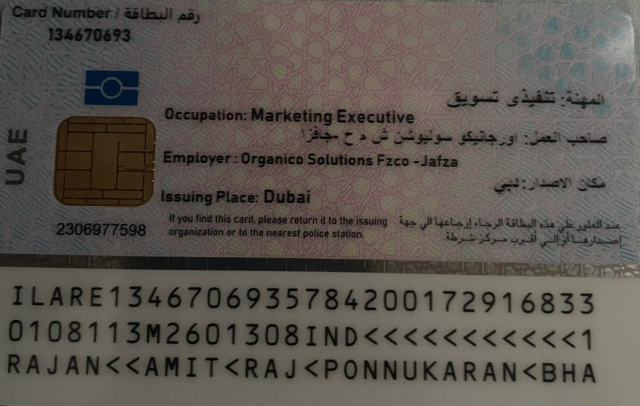
#> input picture temp_0fa99d2893be47de95d5c2b7ab452c12.jpg, 1280 x 811 px (shown at 1/2 size)
$ python -i extractor_service.py   (imports and definitions only)
#> lines starting #> are read from the running program, lines starting #| are printed output that depends on the picture; after the words box and inside, x2 and y2 are one past the last pixel; in counts of white or black regions, pixels touching at a corner belong together
#> further down, picture is the input picture: shape (811, 1280, 3); mean B, G, R 79.8, 86, 91.8
import cv2
import pytesseract
import os
from dotenv import load_dotenv
import re
import json
from PIL import Image, ImageEnhance
from datetime import datetime

"""
Tesseract configuration
- We load environment variables from .env if present.
- You can set TESSERACT_CMD (preferred) to the full path of tesseract.exe on Windows
  e.g., C:\\Program Files\\Tesseract-OCR\\tesseract.exe
  If not set, we try common install locations on Windows.
"""

# [1 line not run here, left out]

_tesseract_cmd = os.getenv("TESSERACT_CMD") or os.getenv("TESSERACT_PATH")
# [11 lines not run here, left out]


# [11 lines left out: functions parse_mrz_date, clean_mrz_line, not called in this run]


def extract_card_number(img):
    card_region = img[55:95, 30:220]
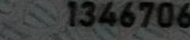
#> card_region: shape (40, 190, 3); mean B, G, R 56.3, 57.4, 55.8
    gray = cv2.cvtColor(card_region, cv2.COLOR_BGR2GRAY)
    _, thresh = cv2.threshold(gray, 0, 255, cv2.THRESH_BINARY + cv2.THRESH_OTSU)
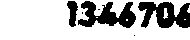
#> thresh: shape (40, 190); 74.3% white; 6 black regions (3 under 20 px), largest, box (x1, y1, x2, y2) and area: (138, 2, 190, 28) 890, (78, 1, 136, 28) 876, (67, 1, 78, 27) 185

    pil_img = Image.fromarray(thresh)
    pil_img = ImageEnhance.Contrast(pil_img).enhance(2)
    pil_img = ImageEnhance.Sharpness(pil_img).enhance(2)

#> (the run stopped early here; a loop or call above may not have finished)
